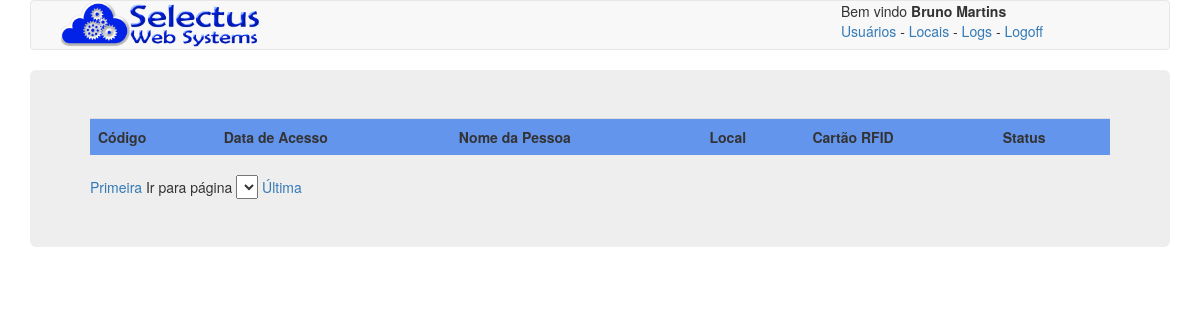
Page /index.php?pag=14 (signed in) on the earlier database version.
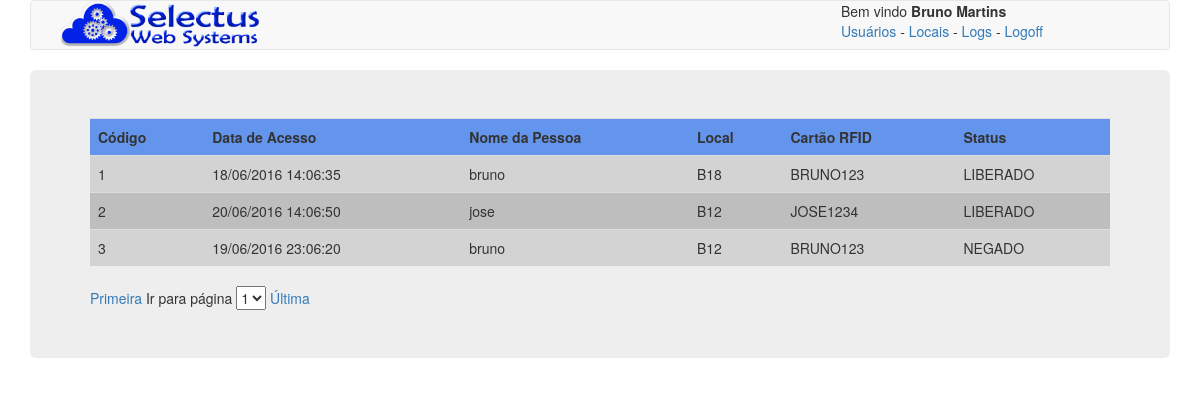
Same page on the later database version.
### tables this page shows
CREATE TABLE `logacesso` (
  `id` int(11) NOT NULL,
  `data_acesso` timestamp NOT NULL DEFAULT CURRENT_TIMESTAMP ON UPDATE CURRENT_TIMESTAMP,
  `pessoa` varchar(10) NOT NULL,
  `local` varchar(10) DEFAULT NULL,
  `tag` varchar(10) DEFAULT NULL,
  `situacao` varchar(25) DEFAULT NULL
);

### config/conexao.php (called while the page is built, shortened)
<?php
function busca($conexao, $query) {
    try {
        mysqli_set_charset($conexao, "utf8");
        return mysqli_query($conexao, $query);
    } catch (Exception $e) {
        desconecta($conexao);
        return NULL;
    }
}
?>

### logs.php (the view, shortened to what this page needs)
<div class="container">
    <div class="row">
        <table class="table">
            <tbody><tr  style="background-color:#6495ED;">
                    <th>Código</th>
                    <th>Data de Acesso</th>
                    <th>Nome da Pessoa</th>
                    <th>Local</th>
                    <th>Cartão RFID</th>
                    <th>Status</th>
                </tr>
                <?php
                $conexao = conecta();
                $tipoUser = $_SESSION['tipoLogado'];
                if ($tipoUser == 1)
                    $resultado = busca($conexao, "SELECT * from logacesso");
                $total = mysqli_num_rows($resultado);
                $qtdPorPagina = 20;
                $paginas = ceil($total / $qtdPorPagina);
                $pagAtual = isset($_GET['list']) ? $_GET['list'] : 1;
                $i = 0;
                $cor1 = "#D3D3D3;";
                $cor2 = "#BEBEBE;";
                while ($linha = mysqli_fetch_array($resultado)) {
                    ?>
                    <tr style="background-color:<?= $i % 2 == 0 ? $cor1 : $cor2; ?>">
                        <td><?= $linha['id']; ?></td>
                        <td><?= date('d/m/Y H:m:s', strtotime($linha['data_acesso'])); ?></td>
                        <td><?= $linha['pessoa']; ?></td>
                        <td><?= $linha['local']; ?></td>
                        <td><?= $linha['tag']; ?></td>
                        <td><?= $linha['situacao']; ?></td>
                    </tr>
                    <?php
                    $i++;
                }
                ?>
            </tbody>
        </table>
        <?php
        echo "<a href='index.php?pag=14&list=1'>Primeira</a> ";
        $select = " <select name='selecao_lista' id='selecao_lista' onchange=\"direcionar()\">";
        for ($x = 1; $x <= $paginas; $x++) {
            if ($x != $pagAtual)
                $select .="<option value='$x'>$x</option>";
            else
                $select .="<option value='$x' selected >$x</option>";
        }
        $select .="</select>";
        echo "Ir para página " . $select;
        echo " <a href='index.php?pag=14&list=$paginas'>Última</a> ";
        ?>
    </div>
</div>

### index.php (shortened to what this page needs)
<?php
include_once './config/conexao.php';
include_once './paginacao.php';
?>
<!DOCTYPE html>
<html>
    <head>
        <link rel="stylesheet" href="css/bootstrap.css">
    </head>
    <body>
        <div class="container">
            <header>
                <?php include './header.php'; ?>
            </header>
            <article>
                <div class="jumbotron">
                    <?php include $url; ?>
                </div>
            </article>
        </div>
    </body>
</html>

### header.php (shortened to what this page needs)
<nav class="navbar navbar-default">
    <div class="container-fluid">
        <div class="container">
            <div class="row">
                <div class="col-md-4">
                    <img src="img/logo.png" width="200">
                </div>
                <div class="col-md-4" >
                    <div class="row">
                        <div class="col-md-12">
                            Bem vindo <b><?php echo $_SESSION['nomeLogado'] ?></b>
                        </div>
                    </div>
                    <div class="row">
                        <div class="col-md-12">
                            <a href="index.php?pag=4"> Usuários  </a> - <a href="index.php?pag=9"> Locais </a>
                            <?= "";
                            if ($_SESSION['tipoLogado'] == 1)
                                echo " - <a href='index.php?pag=14'>Logs</a> "
                                ?>
                            - <a href="logout.php"> Logoff</a>
                        </div>
                    </div>
                </div>
            </div>
        </div>
    </div>
</nav>

Differences in the rows shown:
added logacesso: id "1", data_acesso "18/06/2016 14:06:35", pessoa "bruno", local "B18", tag "BRUNO123", situacao "LIBERADO"
added logacesso: id "2", data_acesso "20/06/2016 14:06:50", pessoa "jose", local "B12", tag "JOSE1234", situacao "LIBERADO"
added logacesso: id "3", data_acesso "19/06/2016 23:06:20", pessoa "bruno", local "B12", tag "BRUNO123", situacao "NEGADO"
Other differences:
form field selecao_lista: (not shown) → "1"
